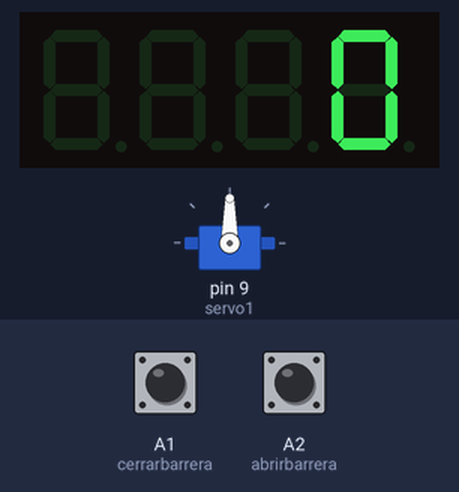
Recording of a sketch running on a simulated Arduino Uno, built with avr-gcc and run on an emulated ATmega328P. On the bench: servo, 4-digit seven-segment display. The inputs (shaded band) are chosen by the test bench; at power-on: A2 (abrirbarrera) HIGH, A1 (cerrarbarrera) HIGH.

Above: at 1.2 s.
1.3 s: A2 (abrirbarrera) pulled LOW for 0.15 s
At 1.49 s:
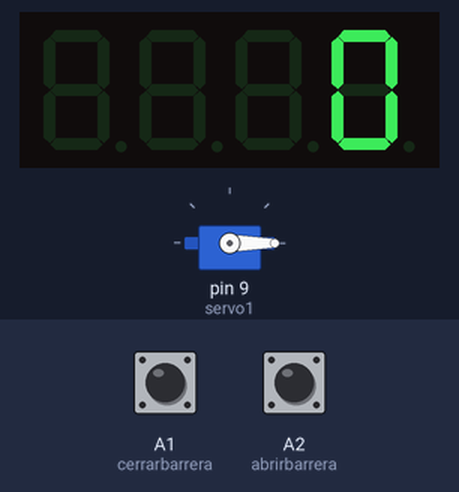
3.0 s: A1 (cerrarbarrera) pulled LOW for 0.15 s
At 3.06 s:
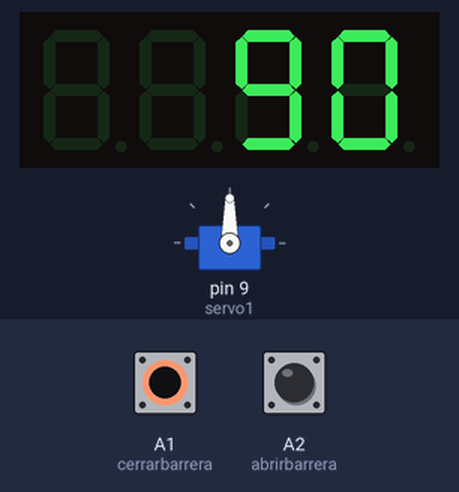
4.6 s: A2 (abrirbarrera) pulled LOW for 1 s
At 4.95 s:
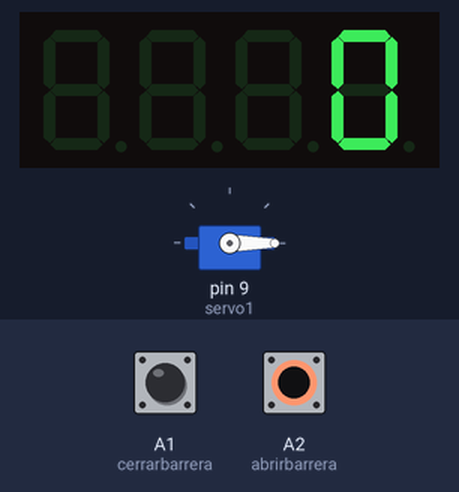
7.1 s: A1 (cerrarbarrera) pulled LOW for 1 s
At 7.31 s:
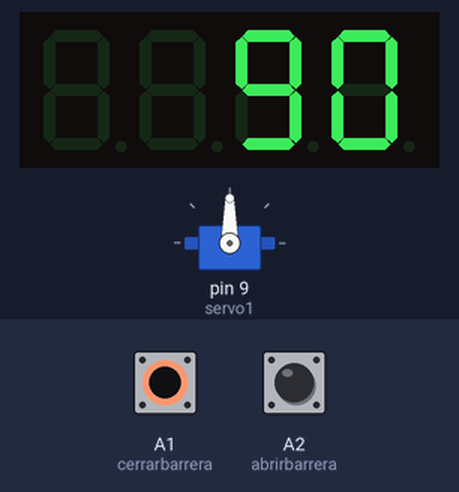
Timing chart, 0 to 10.1 s (numbered marks = the images above; inputs shaded):
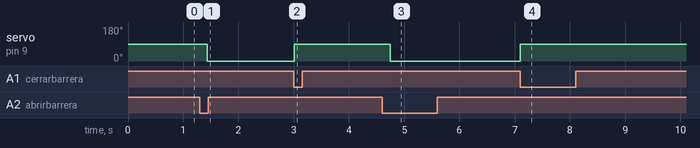

The sketch:

control_servo.ino
```cpp
//////////////////
//Angel Martinez
//Control servo
/////////////////
#include <TM1637Display.h>
#include <Servo.h>
Servo servo1;
int conta;
const int abrirbarrera=A2;
const int cerrarbarrera=A1;
#define CLK 8
#define DIO 7
#define TEST_DELAY   2000
TM1637Display display(CLK, DIO);
void setup() {
servo1.attach(9);
pinMode (abrirbarrera,INPUT);
pinMode (cerrarbarrera,INPUT);
digitalWrite(A1,HIGH);
digitalWrite(A2,HIGH);
}
void loop() {
  display.setBrightness(0x0f);
  uint8_t data[] = { 0x0, 0x0, 0x0, 0x0 };
  display.setSegments(data);
if (digitalRead(cerrarbarrera)==1&&digitalRead(abrirbarrera)==0){;
 servo1.write(0);
conta=0;
}
if (digitalRead(abrirbarrera)==1&&digitalRead(cerrarbarrera)==0){;
servo1.write(90);
conta= 90;
}
 display.showNumberDec(conta, false, 2,2);
 delay(100);
  display.setSegments(data);
}
```

Measured:
- after the input at 1.3 s, servo on pin 9 (servo1): 90° → 0° after 0.14 s
- after the input at 3.0 s, servo on pin 9 (servo1): 0° → 90° at once; the display: changes at once (image 2)
- after the input at 4.6 s, servo on pin 9 (servo1): 90° → 0° after 0.14 s; the display: first differs from a run without the input after 0.14 s (image 3)
- after the input at 7.1 s, servo on pin 9 (servo1): 0° → 90° at once; the display: changes at once (image 4)
